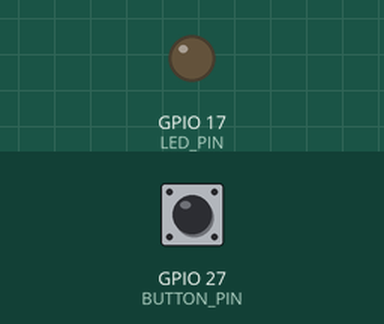
This program was run on a simulated Raspberry Pi (BCM pin numbers). Shown: output pins drawn as LEDs (lit = HIGH). Dashed ring = blinking. Inputs (shaded band) come from the test bench; at power-on: GPIO 27 (BUTTON_PIN) HIGH. Threads take turns every 2 ms.

Above: at 1.2 s.
1.3 s: GPIO 27 (BUTTON_PIN) pulled LOW for 0.25 s
At 1.8 s:
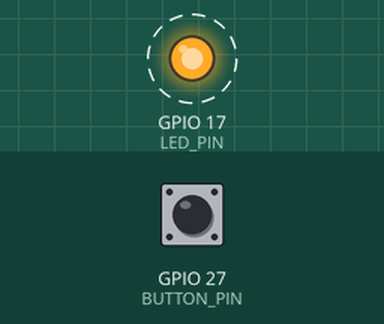
4.5 s: GPIO 27 (BUTTON_PIN) pulled LOW for 1 s
At 5.2 s:
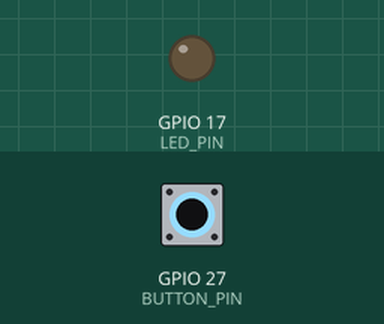
7.0 s: GPIO 27 (BUTTON_PIN) pulled LOW for 3.2 s
At 7.4 s:
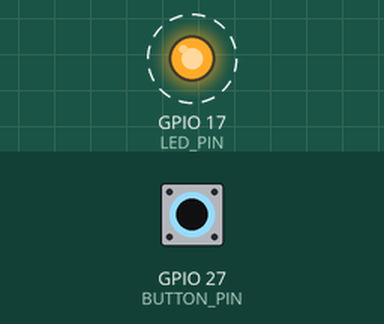
Timing chart, 0 to 17.7 s (numbered marks = the images above; inputs shaded):
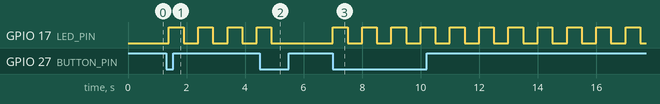

Measured:
- after the input at 1.3 s, GPIO 17 (LED_PIN): alternates HIGH for 0.50 s and LOW for 0.50 s, starting after 0.10 s
- after the input at 4.5 s, GPIO 17 (LED_PIN): goes on until 4.9 s, then stays LOW
- after the input at 7.0 s, GPIO 17 (LED_PIN): alternates HIGH for 0.50 s and LOW for 0.50 s, starting at once

The program:

button_blinking_led.py
```python
import RPi.GPIO as GPIO
import time
import threading

GPIO.setmode(GPIO.BCM)

LED_PIN = 17
BUTTON_PIN = 27

GPIO.setup(LED_PIN, GPIO.OUT)
GPIO.setup(BUTTON_PIN, GPIO.IN, pull_up_down=GPIO.PUD_UP)  # Configuration en pull-up interne

clignotement_actif = False
derniere_etat_bouton = GPIO.HIGH
debounce_time = 0.2  # Temps pour éviter les rebonds du bouton (200 ms)
clignotement_thread = None

def led_blink():
    while clignotement_actif:
        GPIO.output(LED_PIN, GPIO.HIGH)
        time.sleep(0.5)
        GPIO.output(LED_PIN, GPIO.LOW)
        time.sleep(0.5)

def toggle_clignotement():
    global clignotement_actif, clignotement_thread
    if clignotement_actif:
        clignotement_actif = False
        if clignotement_thread is not None:
            clignotement_thread.join()  # Attendre que le thread de clignotement se termine
        GPIO.output(LED_PIN, GPIO.LOW)  # Assurez-vous que la LED est éteinte
    else:
        clignotement_actif = True
        clignotement_thread = threading.Thread(target=led_blink)
        clignotement_thread.start()

try:
    while True:
        etat_bouton = GPIO.input(BUTTON_PIN)

        if etat_bouton == GPIO.LOW and derniere_etat_bouton == GPIO.HIGH:
            # Le bouton vient d'être pressé
            toggle_clignotement()  # Basculer l'état du clignotement

        derniere_etat_bouton = etat_bouton
        time.sleep(debounce_time)  # Anti-rebond pour éviter plusieurs détections du même appui

except KeyboardInterrupt:
    GPIO.cleanup()
```
